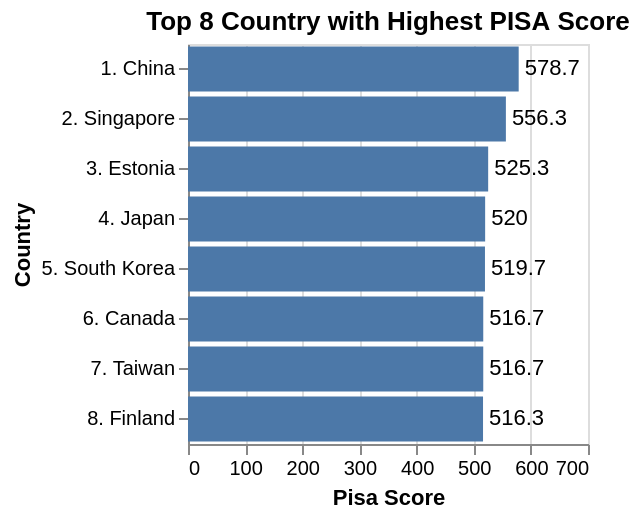

This figure's Vega-Lite source:
### Vega-Lite specification from a JSON file in a GitHub repository (floating-point values rounded to 4 significant figures)
{"$schema": "https://vega.github.io/schema/vega-lite/v5.json", "title": "Top 8 Country with Highest PISA Score", "width": 200, "height": 200, "data": {"values": [{"country": "1. China", "Pisa Score": 578.7}, {"country": "2. Singapore", "Pisa Score": 556.3}, {"country": "3. Estonia", "Pisa Score": 525.3}, {"country": "4. Japan", "Pisa Score": 520.0}, {"country": "5. South Korea", "Pisa Score": 519.7}, {"country": "6. Canada", "Pisa Score": 516.7}, {"country": "7. Taiwan ", "Pisa Score": 516.7}, {"country": "8. Finland", "Pisa Score": 516.3}]}, "encoding": {"y": {"field": "country", "type": "nominal", "title": "Country"}, "x": {"field": "Pisa Score", "type": "quantitative", "scale": {"domain": [0, 700]}}}, "layer": [{"params": [{"name": "brush", "select": {"type": "interval", "encodings": ["y"]}}], "mark": "bar"}, {"mark": {"type": "text", "align": "left", "baseline": "middle", "dx": 3}, "encoding": {"text": {"field": "Pisa Score", "type": "quantitative"}}}, {"transform": [{"filter": {"param": "brush"}}], "mark": "rule", "encoding": {"x": {"datum": ""}, "color": {"value": "firebrick"}, "size": {"value": 3}}}]}
